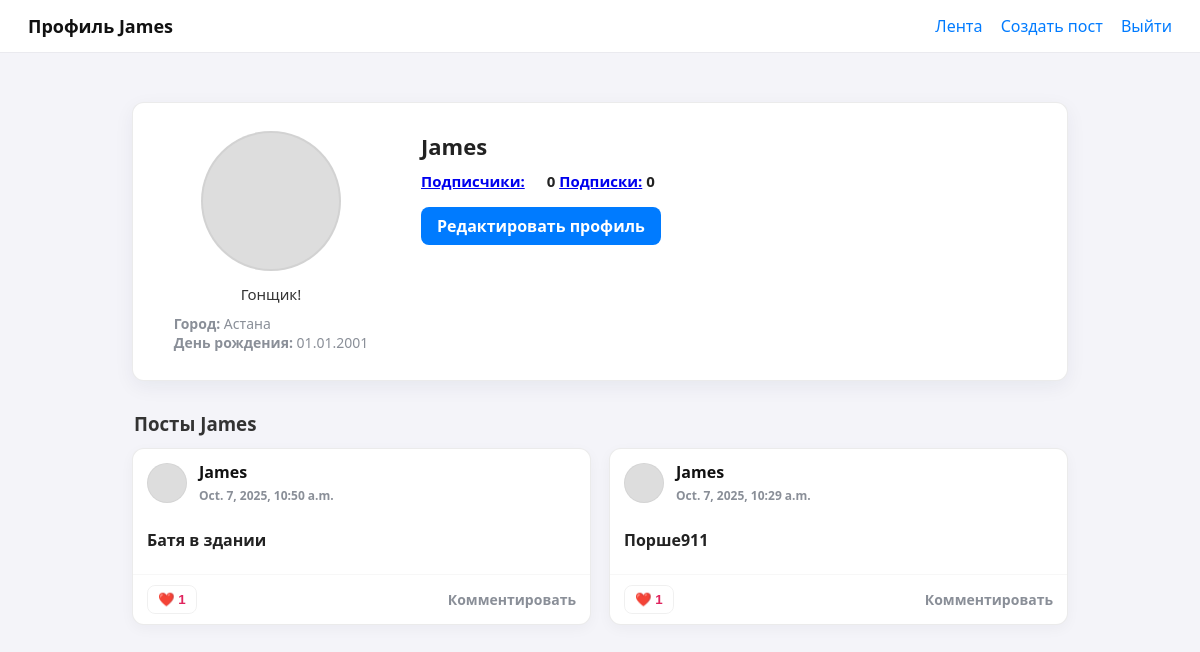
Before: /accounts/profile/James/ (signed in) with the older database file.
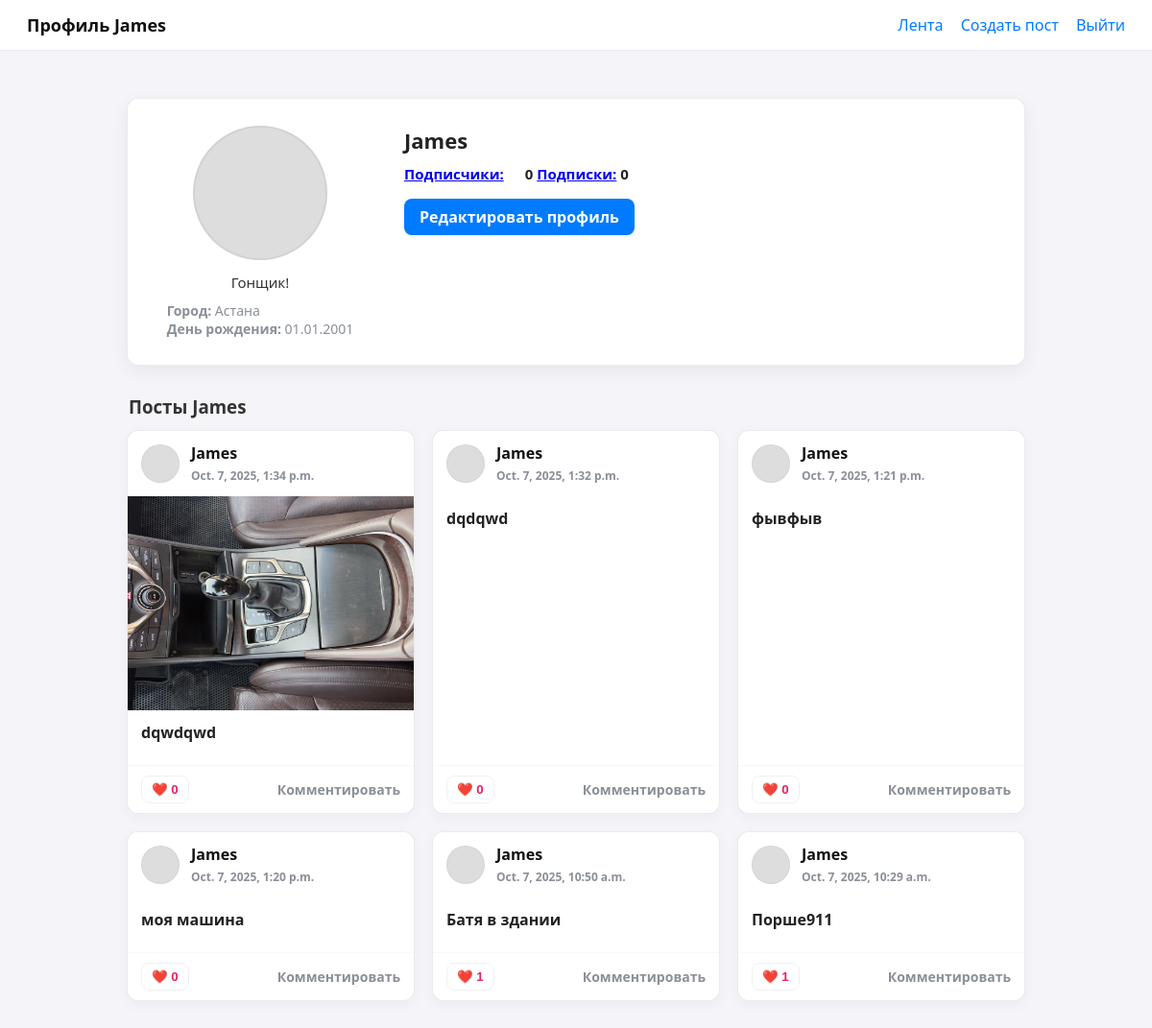
After: the same page with the newer database file.
### blog/models.py (models this page shows, shortened)
class Post (models.Model):
	author = models.ForeignKey(User, on_delete=models.CASCADE)
	image = models.ImageField(upload_to='posts/', blank=True)
	description = models.TextField()
	likes = models.ManyToManyField(User, related_name='liked_posts', blank=True)
	created_at = models.DateTimeField(auto_now_add=True)
	def total_likes(self):
		return self.likes.count()

class Profile(models.Model):
	user = models.OneToOneField(User, on_delete=models.CASCADE)
	avatar = models.ImageField(upload_to='avatars/', blank=True, null=True)
	bio = models.TextField(blank=True, null=True)
	city = models.CharField(max_length=100, blank=True, null=True)
	birth_date = models.DateField(blank=True, null=True)

### blog/views.py (the view)
# urls.py: path('accounts/profile/<str:username>/', views.profile_view, name='profile'),
@login_required
def profile_view(request, username):
    user = request.user
    profile_user = get_object_or_404(User, username=username)
    profile = profile_user.profile
    posts = Post.objects.all().filter(author=profile_user).order_by('-created_at')
    is_following = False
    if user.is_authenticated:
        is_following = user.following.filter(followed=profile_user).exists()
    return render(request, 'profile.html', {'profile': profile, 'posts': posts, 'profile_user': profile_user, 'user': user, 'is_following': is_following})

### blog/templates/profile.html (shortened to what this page needs)
<!DOCTYPE html>
<html lang="ru">
<head>
</head>
<body>
<header>
  <h1>Профиль {{ profile_user.username }}</h1>
  <nav>
    <a href="{% url 'post_list' %}">Лента</a>
    <a href="{% url 'create_post' %}">Создать пост</a>
    <a href="{% url 'logout' %}">Выйти</a>
  </nav>
</header>
<main>
  <div class="profile-card">
    <div class="profile-left">
      <div class="profile-avatar"
           >
      </div>
      <div class="profile-bio">{{ profile.bio|default:"Пока ничего не написано." }}</div>
      <div class="profile-meta">
        <strong>Город:</strong> {{ profile.city|default:"—" }}<br>
        <strong>День рождения:</strong> {{ profile.birth_date|date:"d.m.Y"|default:"—" }}
      </div>
    </div>
    <div class="profile-right">
      <h2>{{ profile_user.get_full_name|default:profile_user.username }}</h2>
      <div class="follow-stats">
        <a href="{% url 'followers' username=profile_user%}"><strong>Подписчики:</a> {{ profile_user.followers.count }}</span>
        <a href="{% url 'followers' username=profile_user%}"><strong>Подписки:</a> {{ profile_user.following.count }}</span>
      </div>
      {% if request.user == profile_user %}
        <a class="edit-link" href="{% url 'profile_edit' profile_user.username %}">Редактировать профиль</a>
      {% endif %}
    </div>
  </div>
  <h3 style="margin:6px 0 12px 2px; color:#333;">Посты {{ profile_user.username }}</h3>
  {% if posts %}
    <div class="posts-grid">
      {% for post in posts %}
        <div class="post-card">
          <div class="post-top">
            <div class="mini-avatar"
                 >
            </div>
            <div>
              <a href="{% url 'profile' post.author.username %}" class="post-author">{{ post.author.username }}</a><br>
              <span class="post-time">{{ post.created_at }}</span>
            </div>
          </div>
          {% if post.image %}
            <div class="post-media">
              <a href="{% url 'post_detail' post.id %}">
                <img src="{{ post.image.url }}" alt="Фото поста">
              </a>
            </div>
          {% endif %}
          <div class="post-body">
            <p class="post-text">{{ post.description|linebreaksbr }}</p>
          </div>
          <div class="post-actions">
            <form action="{% url 'like_post' post.id %}" method="post" style="margin:0;">
              <button type="submit" class="like-btn">❤️ {{ post.total_likes }}</button>
            </form>
            <a class="comments-link" href="{% url 'post_detail' post.id %}#comments">Комментировать</a>
          </div>
        </div>
      {% endfor %}
    </div>
  {% else %}
    <div class="no-posts">Постов пока нет 🙃</div>
  {% endif %}
</main>
</body>
</html>

Changed rows visible on the page:
added Post: author.username "James", created_at "Oct. 7, 2025, 1:34 p.m.", image (picture), description "dqwdqwd", total_likes "0"
added Post: author.username "James", created_at "Oct. 7, 2025, 1:32 p.m.", description "dqdqwd", total_likes "0"
added Post: author.username "James", created_at "Oct. 7, 2025, 1:21 p.m.", description "фывфыв", total_likes "0"
added Post: author.username "James", created_at "Oct. 7, 2025, 1:20 p.m.", description "моя машина", total_likes "0"
